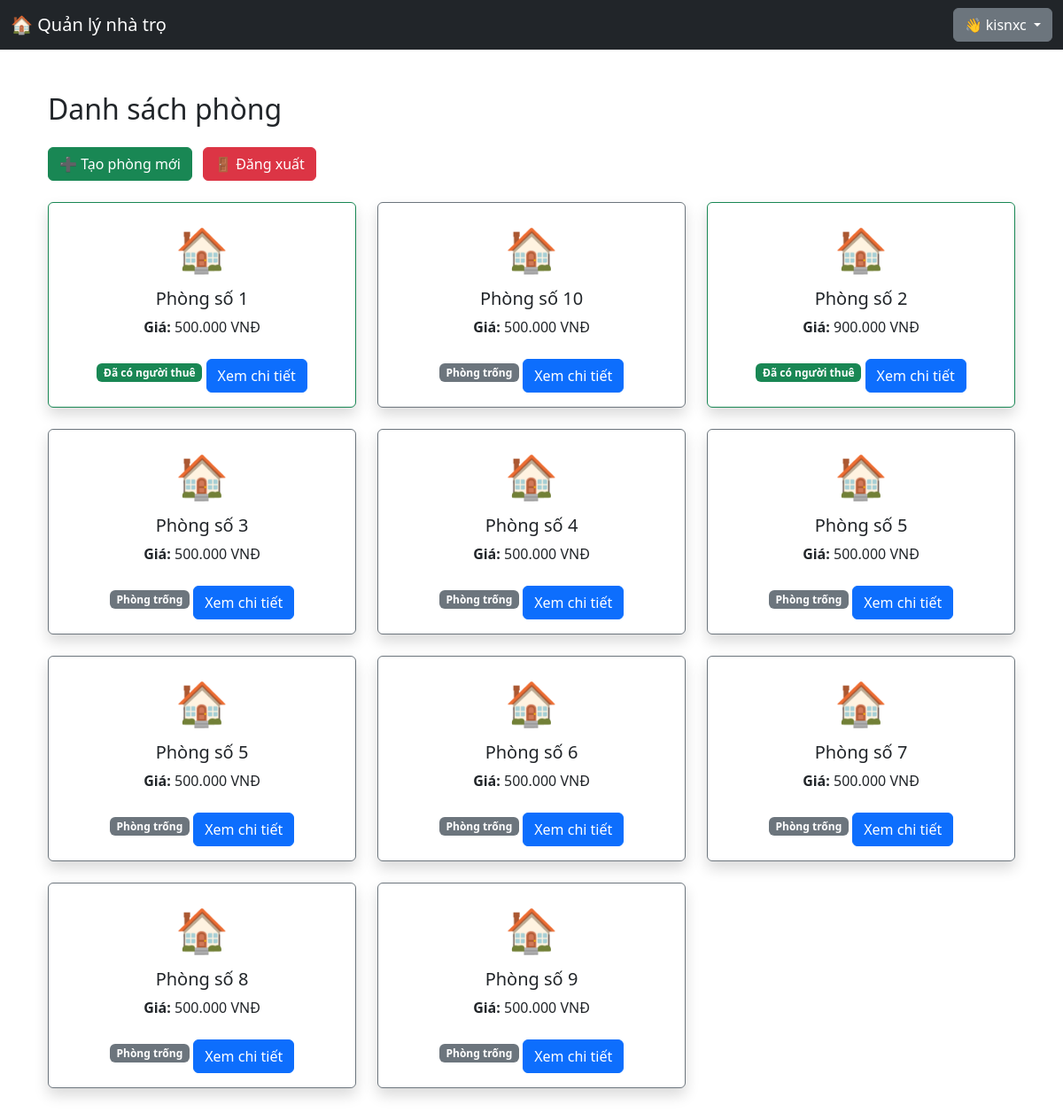
The app's page /rooms/ (signed in) with its own data.
### room/models.py (models this page shows, shortened)
class Room(models.Model):
    room_name = models.CharField(max_length=255)
    room_price = models.DecimalField(max_digits = 10, decimal_places = 2)
    room_description = models.TextField(blank=True)
    owner = models.ForeignKey(User, on_delete=models.CASCADE)

### room/views.py (the view)
# urls.py: path('', home_view, name='home'),
@login_required
def home_view(request):
    rooms = Room.objects.filter(owner=request.user).order_by('room_name') # chỉ hiển thị phòng của user đăng nhập
    return render(request, 'room/home.html', {'rooms': rooms})

### room/templatetags/custom_filters.py (called while the page is built)
@register.filter
def currency(value):
    try:
        return f"{int(value):,}".replace(",", ".")
    except (ValueError, TypeError):
        return value

### room/templates/room/home.html (shortened to what this page needs)
{% extends 'base.html' %}
{% load custom_filters %}
{% block content %}
<div class="container py-4">
  <h2 class="mb-4">Danh sách phòng</h2>
  <a href="{% url 'room_create' %}" class="btn btn-success me-2">➕ Tạo phòng mới</a>
  <form method="post" action="{% url 'logout' %}" style="display: inline;">
    <button type="submit" class="btn btn-danger">🚪 Đăng xuất</button>
  </form>
  <div class="row mt-4">
    {% for room in rooms %}
      <div class="col-md-4 mb-4">
        <div class="card shadow text-center {% if room.tenant_set.exists %} border-success {% else %} border-secondary {% endif %}">
          <div class="card-body">
            <span style="font-size: 3rem;">🏠</span>
            <h5 class="card-title mt-2">{{ room.room_name }}</h5>
            <p><strong>Giá:</strong> {{ room.room_price|currency }} VNĐ</p>
            {% if room.tenant_set.exists %}
              <span class="badge bg-success">Đã có người thuê</span>
            {% else %}
              <span class="badge bg-secondary">Phòng trống</span>
            {% endif %}
            <a href="{% url 'room_detail' room.id %}" class="btn btn-primary mt-2">Xem chi tiết</a>
          </div>
        </div>
      </div>
    {% empty %}
      <p>Chưa có phòng nào.</p>
    {% endfor %}
  </div>
</div>
{% endblock %}

### templates/base.html (shortened to what this page needs)
<!DOCTYPE html>
<html lang="vi">
<head>
  <link href="https://cdn.jsdelivr.net/npm/bootstrap@5.3.2/dist/css/bootstrap.min.css" rel="stylesheet">
</head>
<body>
  <nav class="navbar navbar-expand-lg navbar-dark bg-dark">
    <div class="container-fluid">
      <a class="navbar-brand" href="{% url 'home' %}">🏠 Quản lý nhà trọ</a>
      {% if user.is_authenticated %}
      <div class="dropdown ms-auto">
        <a class="btn btn-secondary dropdown-toggle" href="#" role="button" id="userDropdown" data-bs-toggle="dropdown" aria-expanded="false">
          👋 {{ user.username }}
        </a>
      </div>
      {% endif %}
    </div>
  </nav>
  <div class="container mt-4">
    {% block content %}{% endblock %}
  </div>
</body>
</html>

### records on screen
Room: room_name "Phòng số 1", room_price "500.000", shows "Đã có người thuê"
Room: room_name "Phòng số 10", room_price "500.000", shows "Phòng trống"
Room: room_name "Phòng số 2", room_price "900.000", shows "Đã có người thuê"
Room: room_name "Phòng số 3", room_price "500.000", shows "Phòng trống"
Room: room_name "Phòng số 4", room_price "500.000", shows "Phòng trống"
Room: room_name "Phòng số 5", room_price "500.000", shows "Phòng trống"
Room: room_name "Phòng số 5", room_price "500.000", shows "Phòng trống"
Room: room_name "Phòng số 6", room_price "500.000", shows "Phòng trống"
Room: room_name "Phòng số 7", room_price "500.000", shows "Phòng trống"
Room: room_name "Phòng số 8", room_price "500.000", shows "Phòng trống"
Room: room_name "Phòng số 9", room_price "500.000", shows "Phòng trống"

### other values on screen
{{ user.username }} "kisnxc"
